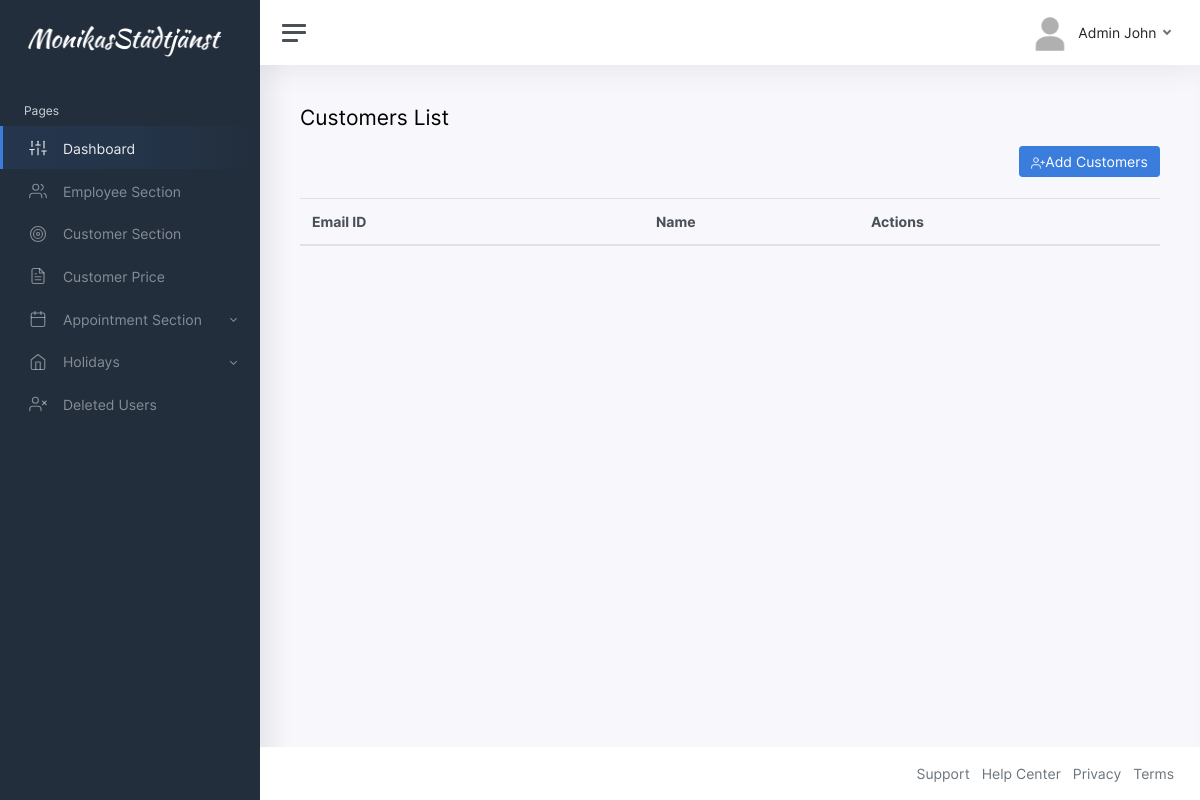
The app's page /customer-list.php (signed in), older data.
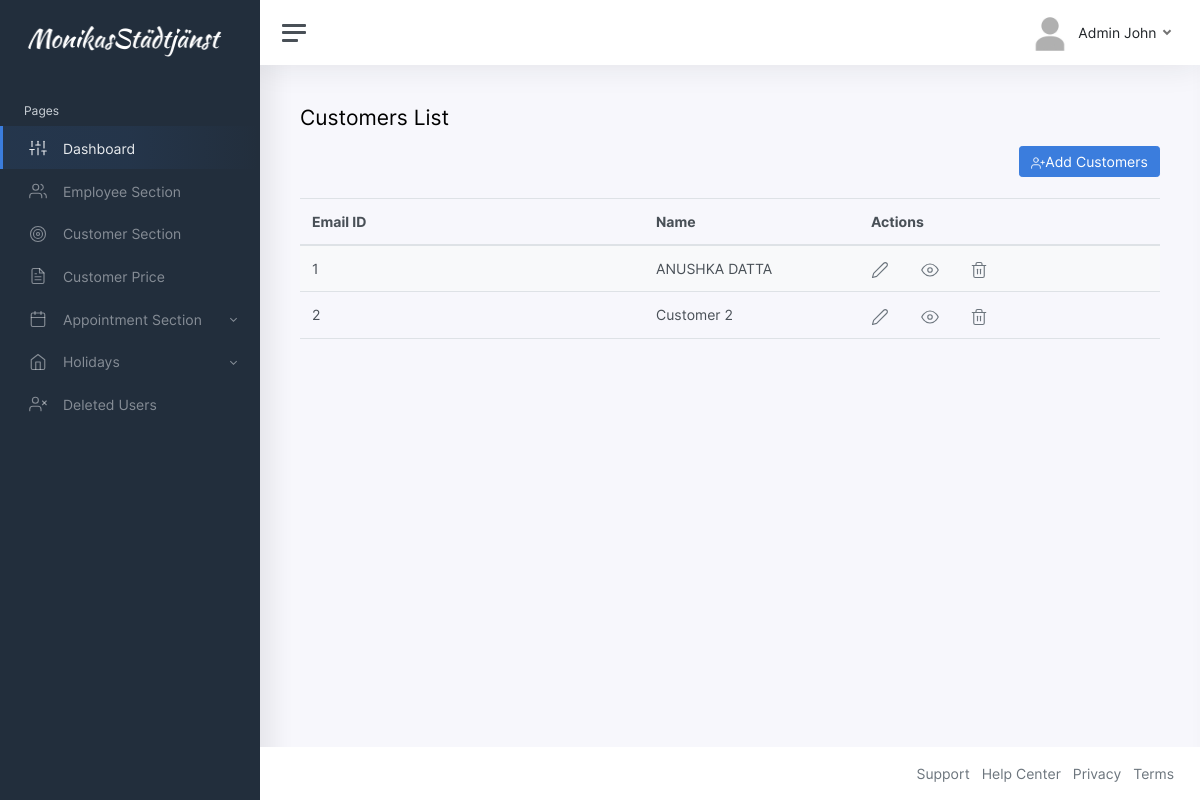
The same page, newer data.
### tables this page shows
CREATE TABLE `users` (
  `id` int(255) NOT NULL,
  `user_id` varchar(100) NOT NULL,
  `password` varchar(100) NOT NULL,
  `role` varchar(100) NOT NULL,
  `name` varchar(100) NOT NULL,
  `deleted_at` datetime(6) DEFAULT NULL
);

### customer-list.php (the view, shortened to what this page needs)
<?php
include "connection.php";
?>
<!DOCTYPE html>
<html lang="en">
<?php include("head.php"); ?>
<body>
	<div class="wrapper">
		<nav id="sidebar" class="sidebar">
			<div class="sidebar-content js-simplebar">
        <?php include("sidebar.php"); ?>
			</div>
		</nav>
		<div class="main">
			<nav class="navbar navbar-expand navbar-light navbar-bg">
				<a class="sidebar-toggle d-flex">
          <i class="hamburger align-self-center"></i>
        </a>
				<?php include("navbar.php"); ?>
			</nav>
			<main class="content">
				<div class="container-fluid p-0">
					<h1 class="h3 mb-3">Customers List</h1>
					<div class="row">
					<div class="col-md-12">
						<button class="btn btn-primary" style="float:right;"><a style="color:white;text-decoration: none;" href="add-customer.php"><i class="align-middle" data-feather="user-plus"></i>Add Customers</a></button>
					</div>
						<div class="col-md-12">
								<table id="customer-list"class="table table-striped">
									<thead>
										<tr>
											<th style="width:40%;">Email ID</th>
											<th style="width:25%">Name</th>
											<th>Actions</th>
										</tr>
									</thead>
									<tbody>
                                        <?php
											$role="customer";
											$result = mysqli_query($db,"SELECT id,user_id,name from `users` where role='$role' AND deleted_at is NULL;");
											if ($result->num_rows > 0) {?>
                                             <?php
                                                while($row = $result->fetch_assoc()) {
                                                echo "<tr><td>".$row["user_id"]."</td><td>".$row["name"]."</td><td class='table-action'><a href='edit-customer.php?id=".$row['user_id']."'><i class='align-middle' data-feather='edit-2'></i></a>&nbsp&nbsp&nbsp&nbsp&nbsp&nbsp&nbsp&nbsp<a href='view-customer.php?id=".$row['user_id']."'><i class='align-middle' data-feather='eye'></i></a>&nbsp&nbsp&nbsp&nbsp&nbsp&nbsp&nbsp&nbsp<a href='delete-customer.php?id=".$row['id']."'><i class='align-middle' data-feather='trash-2'></i></a></td></tr>";
                                                ?>
                                                <?php
                                                }
                                            }
                                            ?>
									</tbody>
								</table>
						</div>
					</div>
				</div>
			</main>
			<?php include("footer.php"); ?>
		</div>
	</div>
</body>
</html>

Row changes from the older to the newer data that the page shows:
added users: user "1", name "ANUSHKA DATTA"
added users: user "2", name "Customer 2"
